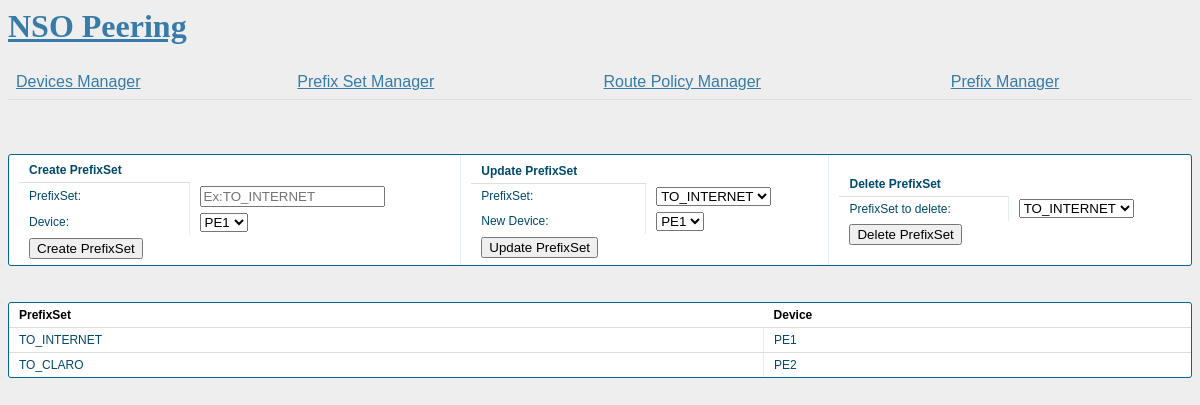
Page /prefixset on the committed database.
### tables this page shows
CREATE TABLE prefixsets (
  prefsetId integer primary key autoincrement,
  prefixset text not null,
  device text not null,
  foreign key (device) references devices(device)
);

### nsopeering.py (the view)
@app.route('/prefixset', methods=['GET'])
def prefixset():
    try:
        db = get_db()
        entries = db.execute('select * from prefixsets').fetchall()
        devs = db.execute('select * from devices').fetchall()
        return render_template('prefixset.html', entries = entries, devs = devs)
    except sqlite3.Error as e:
        error = "No se pudo realizar la consulta: "+e.args[0]
        return render_template('prefixset.html', error = error)

### nsopeering.py (called while the page is built)
def connect_db():
    rv = sqlite3.connect(app.config['DATABASE'])
    rv.row_factory = sqlite3.Row
    return rv

def get_db():
    if not hasattr(g, 'sqlite_db'):
        g.sqlite_db = connect_db()
    return g.sqlite_db

### templates/prefixset.html (shortened to what this page needs)
{% extends "layout.html" %}
{% block body %}
<div class="datagrid">
<table>
  <tr>
    <td>
<form action="{{ url_for('createPrefixSet') }}" method=post>
      <table>
        <tr>
          <th>Create PrefixSet</th>
        </tr>
        <tr>
          <td>PrefixSet:</td>
          <td><input type="text" name="prefixset" placeholder="Ex:TO_INTERNET"></td>
        </tr>
        <tr>
          <td>Device:</td>
          <td>
            <select name=device>
              {% for entry in devs %}
                <dd><option value="{{entry.device}}">{{entry.device}}</option>
              {% endfor %}
            </select>
          </td>
        </tr>
        <tr>
          <td><input type=submit value="Create PrefixSet"></td>
        </tr>
      </table>
</form>
    </td>
    <td>
<form action="{{ url_for('updatePrefixSet') }}" method=post>
  <table>
    <tr>
      <th>Update PrefixSet</th>
    </tr>
    <tr>
      <td>PrefixSet:</td>
      <td>
        <select name=updatePrefixSet>
          {% for entry in entries %}
            <dd><option value="{{entry.prefixset}}">{{entry.prefixset}}</option>
          {% endfor %}
        </select>
      </td>
    </tr>
    <tr>
      <td>New Device:</td>
      <td>
        <select name=device>
          {% for entry in devs %}
            <dd><option value="{{entry.device}}">{{entry.device}}</option>
          {% endfor %}
        </select>
      </td>
    </tr>
    <tr>
      <td><input type=submit value="Update PrefixSet"></td>
    </tr>
  </table>
</form>
    </td>
    <td>
<form action="{{ url_for('deletePrefixSet') }}" method=post>
  <table>
    <tr>
      <th>Delete PrefixSet</th>
    </tr>
    <tr>
      <td>PrefixSet to delete:</td>
      <td>
        <select name=deletePrefixSet>
          {% for entry in entries %}
            <dd><option value="{{entry.prefixset}}">{{entry.prefixset}}</option>
          {% endfor %}
        </select>
      </td>
    </tr>
    <tr>
      <td><input type=submit value="Delete PrefixSet"></td>
    </tr>
  </table>
</form>
    </td>
</tr>
</table>
</div>
<div class="datagrid">
<table>
  <tr>
    <th>PrefixSet</th>
    <th>Device</th>
  </tr>
  {% for entry in entries %}
  <tr>
    <td>{{ entry.prefixset }}</td>
    <td>{{ entry.device }}</td>
  </tr>
  {% endfor %}
</table>
</div>
{% endblock %}

### static/style.css (style rules this page uses)
table { border-collapse: collapse; width: 100%; }
th, td { padding: 8px; text-align: left; border-bottom: 1px solid #ddd; }
.datagrid table { border-collapse: collapse; text-align: center; width: 100%; }
.datagrid { font: normal 12px/150% Arial, Helvetica, sans-serif; background: #fff; overflow: hidden; border: 1px solid #006699; -webkit-border-radius: 3px; -moz-border-radius: 3px; border-radius: 3px; }
.datagrid table td, .datagrid table th { padding: 3px 10px; }
.datagrid table tbody td { color: #00496B; border-left: 1px solid #E1EEF4;font-size: 12px;font-weight: normal; }
.datagrid table tbody td:first-child { border-left: none; }
.datagrid table tbody tr:last-child td { border-bottom: none; }

### rows in the picture
prefixsets: prefixset "TO_INTERNET", device "PE1"
prefixsets: prefixset "TO_CLARO", device "PE2"

### other values in the picture
form field device "PE1"
form field updatePrefixSet "TO_INTERNET"
form field deletePrefixSet "TO_INTERNET"
